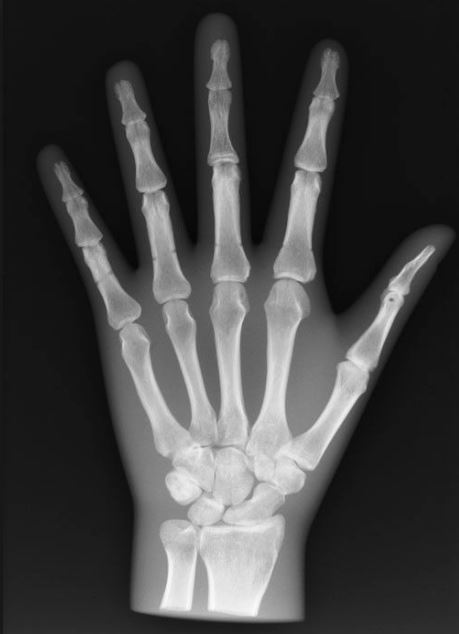
#> input picture input_thresholding/hand1.JPG, 459 x 634 px, found by its file name
$ jupyter execute Thresholding.ipynb   (shell and % lines are left out)
#> lines starting #> are read from the running program, lines starting #| are printed output that depends on the picture
[cell 1]
import matplotlib.pyplot as plt
import cv2
import numpy as np
import matplotlib.patches as patches

[cell 2]
img = cv2.imread('input_thresholding/hand1.jpg',0)
#> img is the input picture: shape (634, 459); min 5, max 251, mean 66.7
img.shape
#> Out = (634, 459)

[cell 3]
# Histogram
x, y = img.shape
#> x = 634; y = 459
img_hist = img.reshape(x*y)

plt.hist(img_hist, bins=np.arange(img_hist.min(), img_hist.max()+2))
plt.show()
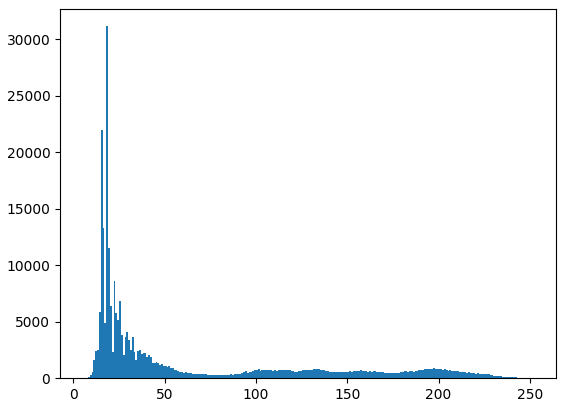
#> figure drawn by matplotlib, 1 panel; tallest bar 31149 high, from x = 18 to 19

[cell 4]
# Segmentation:
# -1 : non labelises
# 0 : background
# 1 : foreground

x, y = img.shape
label = -np.ones((x,y))

T1 = np.percentile(img, 70)
#> T1 = 91
T2 = np.percentile(img, 87)
#> T2 = 168

# T1 = np.percentile(img, 50)
# T2 = np.percentile(img, 87)

for i in range(0,x) :
    for j in range(0,y):
        if img[i][j] < T1 :
            label[i][j] = 0
        if img[i][j] >= T2 :
            label[i][j] = 1
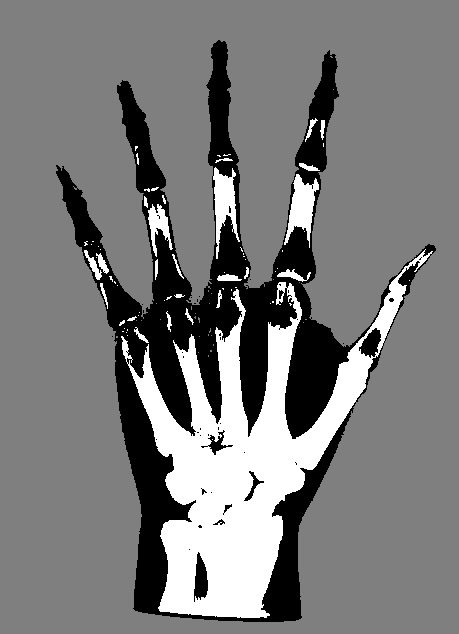
#> label: shape (634, 459) float64; min -1, max 1, mean -0.0389; drawn with min black and max white

[cell 5]
fig, ax = plt.subplots(nrows=1, ncols=2, figsize=(15, 15))
ax[0].imshow(img, cmap='gray')
ax[1].imshow(label, cmap='gray')
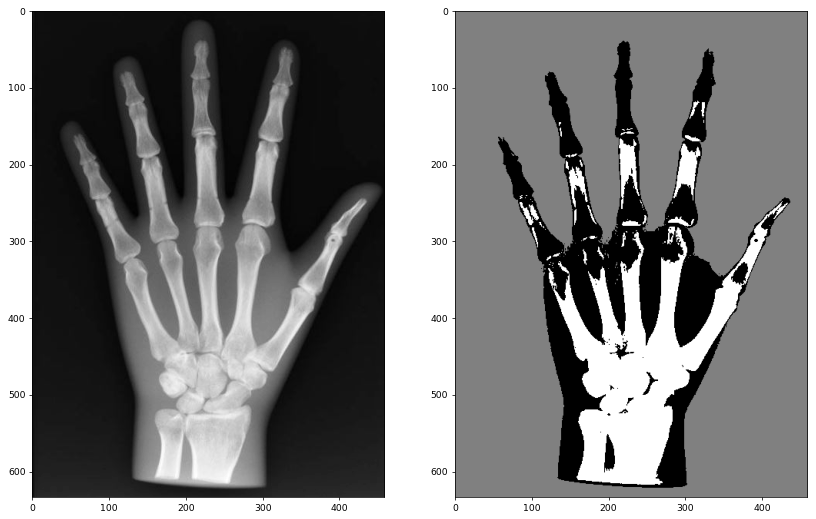
#> figure drawn by matplotlib, 2 panels

[cell 6]
def save_scribble_txt(matrix, name_file, delimiter='\t '):
#> called with name_file = 'output_thresholding/hand1.txt'
        str_data = ''
        n, m =np.shape(matrix)
#> n = 634; m = 459
        for i in range(n):
            for j in range(m):
                str_data += str(int(matrix[i,j])) + delimiter
            str_data = str_data[:-len(delimiter)] + '\n'

        with open(name_file, "w") as text_file:
            text_file.write(str_data)
        print("Txt file saved")

$ run again, with input_thresholding/hand2.JPG copied over input_thresholding/hand1.JPG
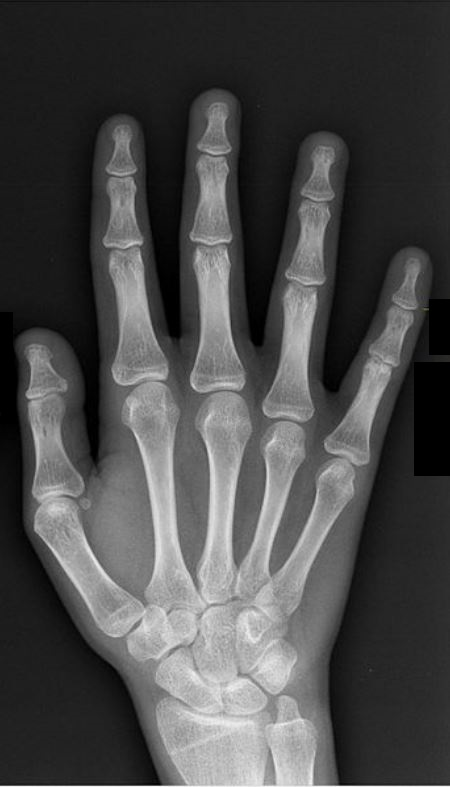
#> input picture input_thresholding/hand2.JPG, 450 x 787 px, found by its file name
#> T1 = 107
#> T2 = 160
#> after the loop `for i in range(0,x) :`:
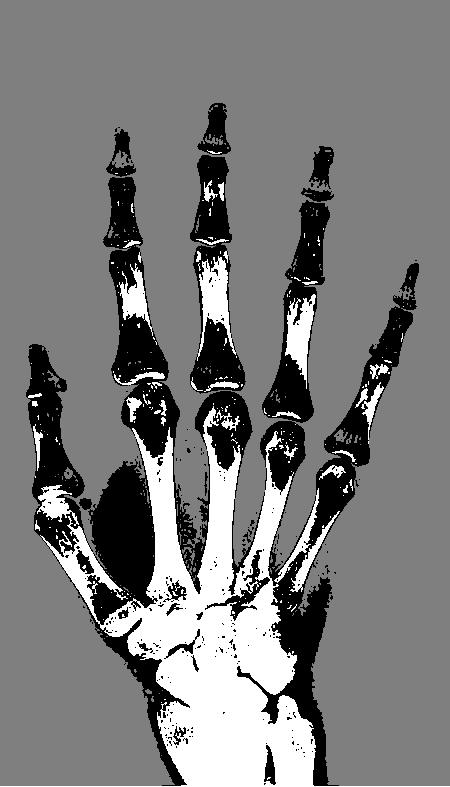
#> label: shape (787, 450) float64; min -1, max 1, mean -0.0361; drawn with min black and max white
#> `[cell 5] fig, ax = plt.subplots(nrows=1, ncols=2, figsize=(15, 15)) ax..`:
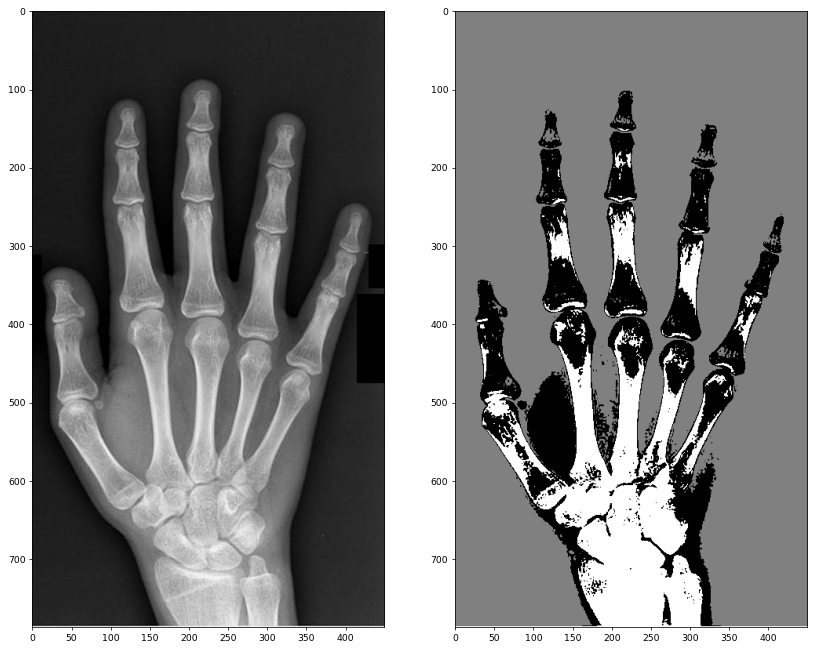
#> figure drawn by matplotlib, 2 panels

$ run again, with input_thresholding/hand3.jpg copied over input_thresholding/hand1.JPG
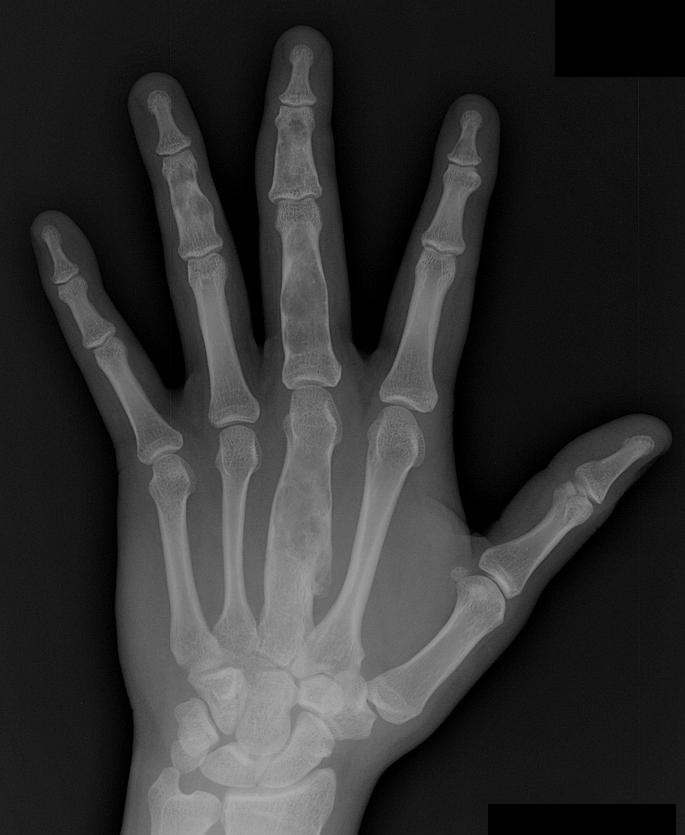
#> input picture input_thresholding/hand3.jpg, 685 x 835 px, found by its file name
#> img is the input picture: shape (835, 685); min 0, max 177, mean 49.3
#> T1 = 73
#> T2 = 112
#> after the loop `for i in range(0,x) :`:
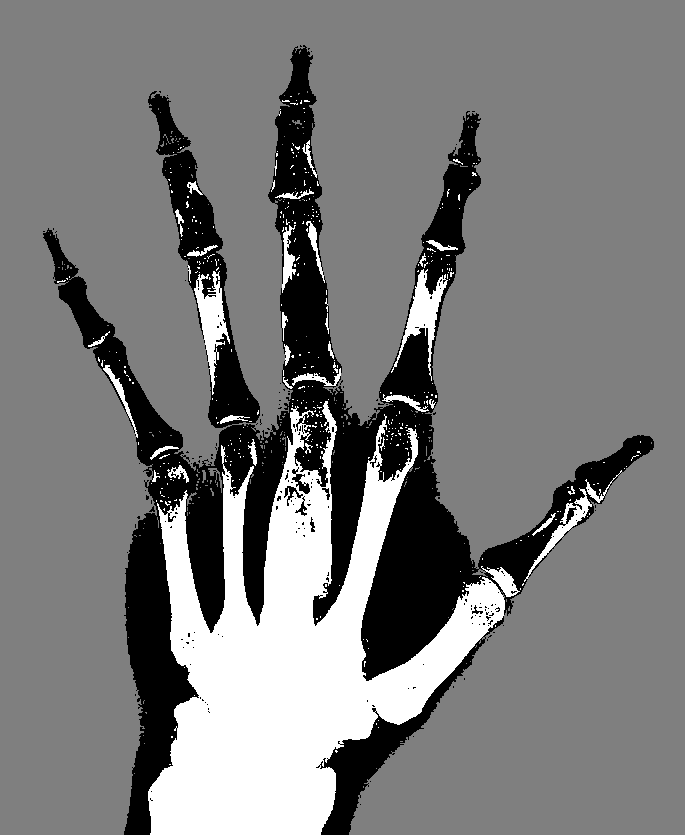
#> label: shape (835, 685) float64; min -1, max 1, mean -0.0365; drawn with min black and max white
#> `[cell 5] fig, ax = plt.subplots(nrows=1, ncols=2, figsize=(15, 15)) ax..`:
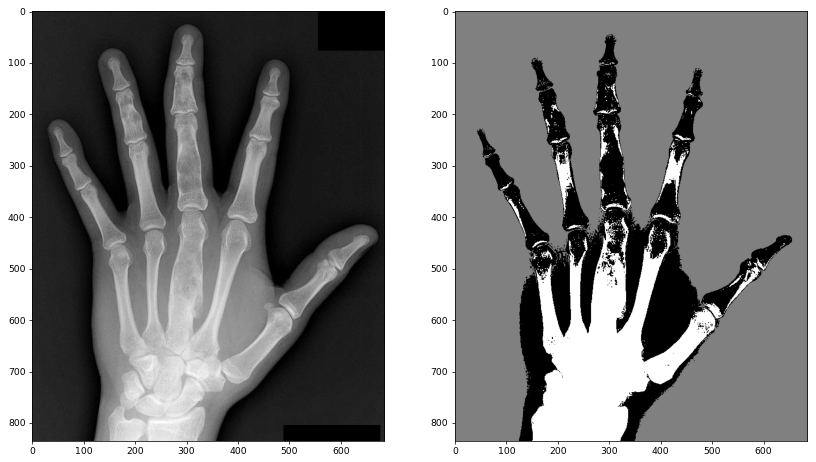
#> figure drawn by matplotlib, 2 panels

$ run again, with input_thresholding/hand4.JPG copied over input_thresholding/hand1.JPG
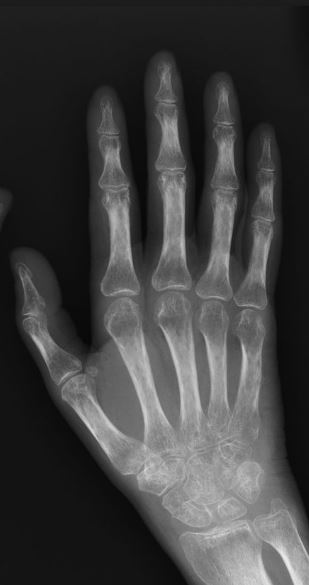
#> input picture input_thresholding/hand4.JPG, 309 x 585 px, found by its file name
#> img is the input picture: shape (585, 309); min 6, max 237, mean 63.4
#> T1 = 95
#> T2 = 139
#> after the loop `for i in range(0,x) :`:
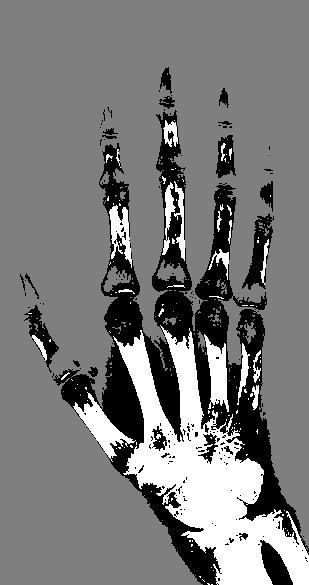
#> label: shape (585, 309) float64; min -1, max 1, mean -0.0429; drawn with min black and max white
#> `[cell 5] fig, ax = plt.subplots(nrows=1, ncols=2, figsize=(15, 15)) ax..`:
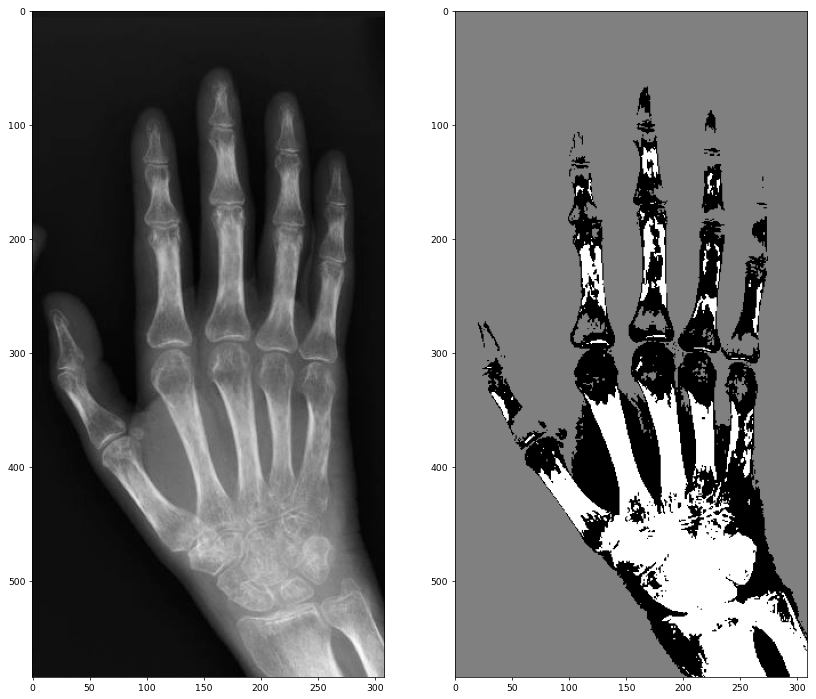
#> figure drawn by matplotlib, 2 panels
